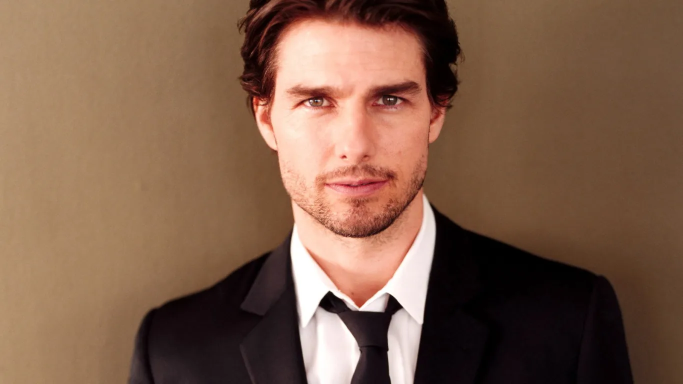
#> input picture 2/images/man.png, 1366 x 768 px, found by its file name (shown at 1/2 size)
$ jupyter execute --allow-errors CompVis2.ipynb
#> lines starting #> are read from the running program, lines starting #| are printed output that depends on the picture
[cell 1]
import cv2
import numpy as np
import matplotlib.pyplot as plt

[cell 2]
from google.colab import files
uploaded = files.upload()
#> the answer given: man.png
images = list(uploaded.keys())

[cell 3]
im = cv2.imread(images[0])
#> im is the input picture: shape (768, 1366, 3); mean B, G, R 74.8, 94.9, 127.4
#> (the rest of this cell did not finish here and is left out)

#> (a cell that did not finish here is left out)

Сравнить фильтрацию по Гауссу, билатеральную и медианную фильтрацию
(реализовать программу, выводящую результат применения разных фильтров
одновременно, сравнить их для разных значений параметров)

a. Используя какой-либо из фильтров выполнить многоуровневую фильтрацию
(усилить детали изображения с размерами порядка 5-10 пикселей, оставив
неизменными более мелкие детали)

P.S. Вообще не понял какая задача в a пункте... Сделал как дошло...

[cell 5]
# Функция для построения графиков
def builder(im, index, text):
    plt.subplot(2, 2, index)
    plt.imshow(cv2.cvtColor(im, cv2.COLOR_BGR2RGB))
    plt.title(text)
    plt.axis('off')

def compare_filters(im):
    image_gaussian = cv2.GaussianBlur(im, (15, 15), sigmaX=15)
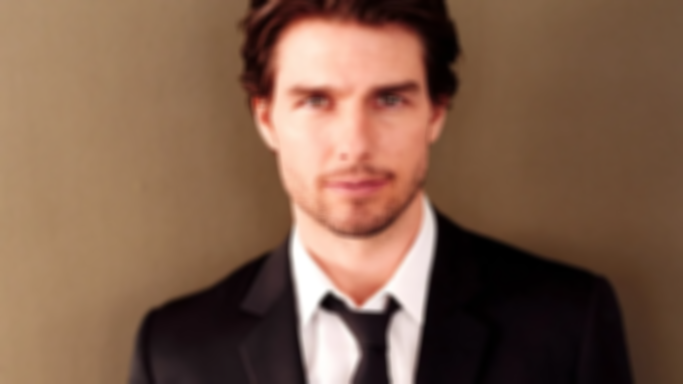
#> image_gaussian: shape (768, 1366, 3) (shown at 1/2 size); mean B, G, R 74.8, 94.9, 127.4
    image_bilateral = cv2.bilateralFilter(im, d=15, sigmaColor=15, sigmaSpace=15)
    image_median = cv2.medianBlur(im, 15)

    builder(im, 1, 'Оригинал')
    builder(image_gaussian, 2, 'Гауссово размытие')
    builder(image_bilateral, 3, 'Билатеральная фильтрация')
    builder(image_median, 4, 'Медианная фильтрация')

    plt.tight_layout()
    plt.show()
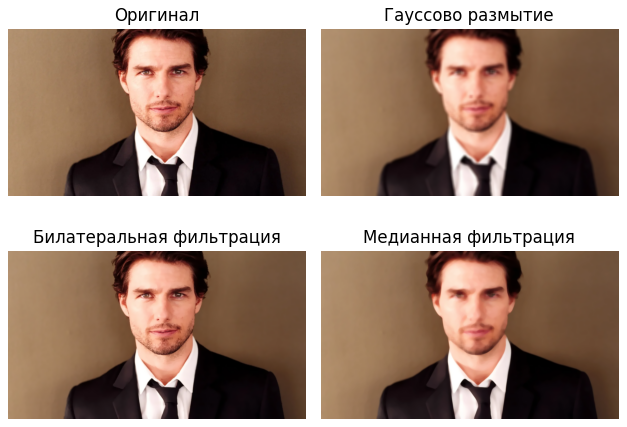
#> figure drawn by matplotlib, 4 panels

compare_filters(im)

[cell 6]
def multi_level_filter(im):
    image_bilateral = cv2.bilateralFilter(im, d=15, sigmaColor=15, sigmaSpace=15)

    # @ param 2 - Умножаем оригинал на 1.5 - делаем его ярче.
    # @ param 4 - Затем вычитаем размытое изображение из оригинала, так как -1.0.
    # @ param 5 - константа, добавляемая к результату. Оставляем как 0, чтобы было красиво. Она влияет также на общую яркость.
    detail_enhanced = cv2.addWeighted(im, 1.5, image_bilateral, -1.0, 0)
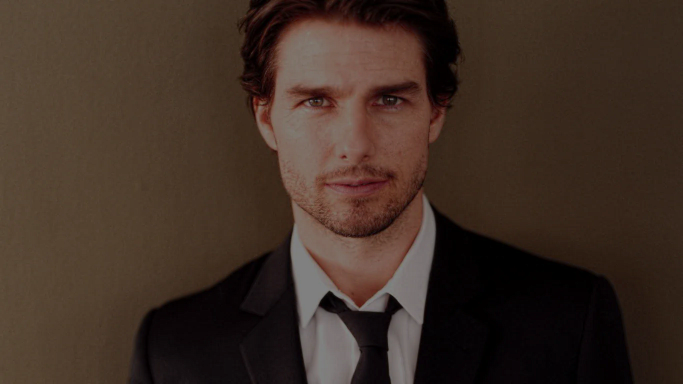
#> detail_enhanced: shape (768, 1366, 3) (shown at 1/2 size); mean B, G, R 37.4, 47.4, 63.7

    plt.figure(figsize=(10, 5))

    plt.subplot(1, 2, 1)
    plt.imshow(cv2.cvtColor(im, cv2.COLOR_BGR2RGB))
    plt.title('Оригинал')
    plt.axis('off')

    plt.subplot(1, 2, 2)
    plt.imshow(cv2.cvtColor(detail_enhanced, cv2.COLOR_BGR2RGB))
    plt.title('Усиление деталей')
    plt.axis('off')

    plt.tight_layout()
    plt.show()
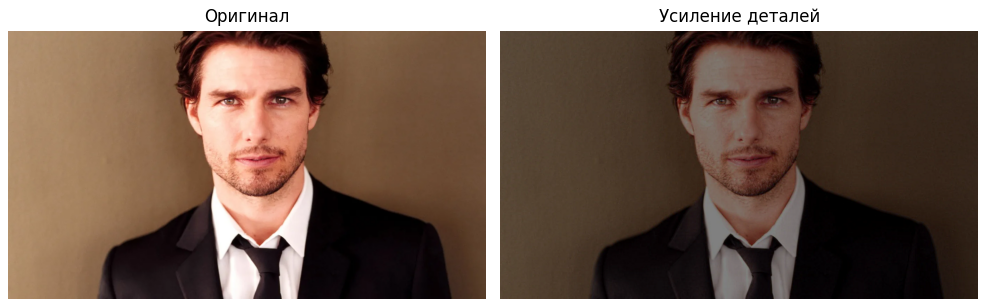
#> figure drawn by matplotlib, 2 panels

# Укажите путь к изображению
multi_level_filter(im)
